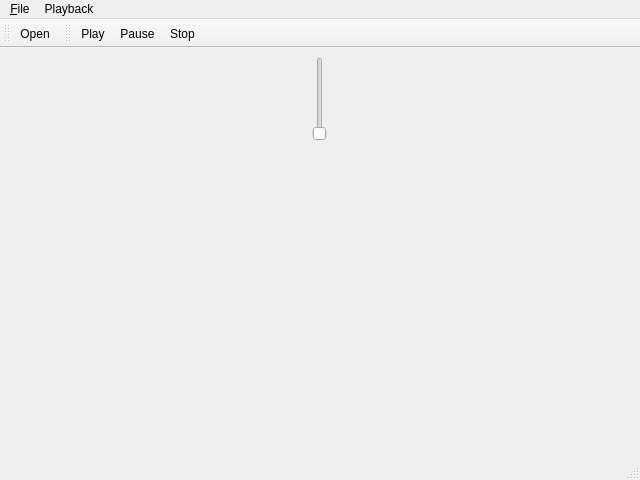
<ui version="4.0" >
 <class>Turnaround</class>
 <widget class="QMainWindow" name="Turnaround" >
  <property name="geometry" >
   <rect>
    <x>0</x>
    <y>0</y>
    <width>640</width>
    <height>480</height>
   </rect>
  </property>
  <property name="sizePolicy" >
   <sizepolicy vsizetype="Preferred" hsizetype="Preferred" >
    <horstretch>0</horstretch>
    <verstretch>0</verstretch>
   </sizepolicy>
  </property>
  <property name="windowTitle" >
   <string>Turnaround</string>
  </property>
  <widget class="QWidget" name="centralwidget" >
   <widget class="QWidget" name="layoutWidget" >
    <property name="geometry" >
     <rect>
      <x>9</x>
      <y>9</y>
      <width>621</width>
      <height>421</height>
     </rect>
    </property>
    <layout class="QVBoxLayout" >
     <item>
      <widget class="ProgressControlWidget" name="progressControl" >
       <property name="sizePolicy" >
        <sizepolicy vsizetype="Minimum" hsizetype="Expanding" >
         <horstretch>0</horstretch>
         <verstretch>0</verstretch>
        </sizepolicy>
       </property>
      </widget>
     </item>
     <item>
      <widget class="CLAM::VM::KeySpace" name="keySpace" >
       <property name="sizePolicy" >
        <sizepolicy vsizetype="Expanding" hsizetype="Preferred" >
         <horstretch>0</horstretch>
         <verstretch>0</verstretch>
        </sizepolicy>
       </property>
      </widget>
     </item>
    </layout>
   </widget>
  </widget>
  <widget class="QMenuBar" name="menubar" >
   <property name="geometry" >
    <rect>
     <x>0</x>
     <y>0</y>
     <width>640</width>
     <height>24</height>
    </rect>
   </property>
   <widget class="QMenu" name="menuFile" >
    <property name="title" >
     <string>&amp;File</string>
    </property>
    <addaction name="fileOpenAction" />
    <addaction name="separator" />
    <addaction name="fileExitAction" />
   </widget>
   <widget class="QMenu" name="menuPlayback" >
    <property name="title" >
     <string>Playback</string>
    </property>
    <addaction name="playbackPlayAction" />
    <addaction name="playbackPauseAction" />
    <addaction name="playbackStopAction" />
   </widget>
   <addaction name="menuFile" />
   <addaction name="menuPlayback" />
  </widget>
  <widget class="QStatusBar" name="statusbar" />
  <widget class="QToolBar" name="toolBar" >
   <property name="windowTitle" >
    <string>toolBar</string>
   </property>
   <attribute name="toolBarArea" >
    <enum>TopToolBarArea</enum>
   </attribute>
   <attribute name="toolBarBreak" >
    <bool>false</bool>
   </attribute>
   <addaction name="fileOpenAction" />
  </widget>
  <widget class="QToolBar" name="toolBar_2" >
   <property name="windowTitle" >
    <string>toolBar_2</string>
   </property>
   <attribute name="toolBarArea" >
    <enum>TopToolBarArea</enum>
   </attribute>
   <attribute name="toolBarBreak" >
    <bool>false</bool>
   </attribute>
   <addaction name="playbackPlayAction" />
   <addaction name="playbackPauseAction" />
   <addaction name="playbackStopAction" />
  </widget>
  <action name="fileOpenAction" >
   <property name="icon" >
    <iconset resource="images.qrc" >:/icons/images/fileopen.png</iconset>
   </property>
   <property name="text" >
    <string>&amp;Open</string>
   </property>
  </action>
  <action name="fileExitAction" >
   <property name="icon" >
    <iconset resource="images.qrc" >:/icons/images/exit.png</iconset>
   </property>
   <property name="text" >
    <string>E&amp;xit</string>
   </property>
  </action>
  <action name="playbackPlayAction" >
   <property name="icon" >
    <iconset resource="images.qrc" >:/icons/images/player_play.png</iconset>
   </property>
   <property name="text" >
    <string>Play</string>
   </property>
  </action>
  <action name="playbackStopAction" >
   <property name="icon" >
    <iconset resource="images.qrc" >:/icons/images/player_stop.png</iconset>
   </property>
   <property name="text" >
    <string>Stop</string>
   </property>
  </action>
  <action name="playbackPauseAction" >
   <property name="icon" >
    <iconset resource="images.qrc" >:/icons/images/player_pause.png</iconset>
   </property>
   <property name="text" >
    <string>Pause</string>
   </property>
  </action>
 </widget>
 <customwidgets>
  <customwidget>
   <class>CLAM::VM::KeySpace</class>
   <extends>QWidget</extends>
   <header>KeySpace.hxx</header>
  </customwidget>
  <customwidget>
   <class>ProgressControlWidget</class>
   <extends>QSlider</extends>
   <header>ProgressControlWidget.hxx</header>
  </customwidget>
 </customwidgets>
 <resources>
  <include location="images.qrc" />
 </resources>
 <connections/>
</ui>
